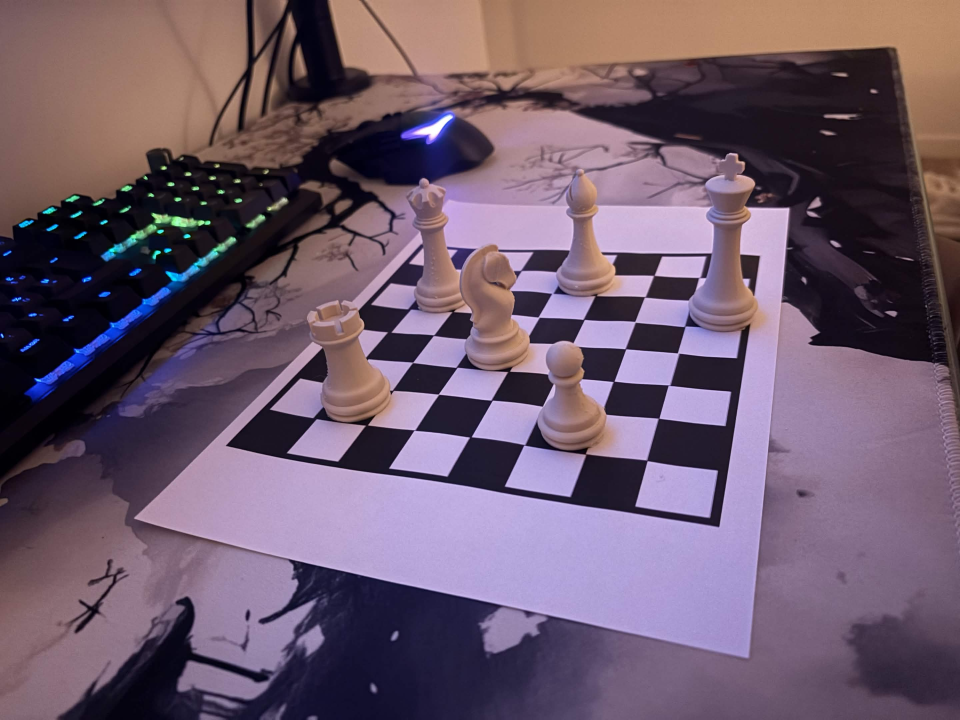
#> input picture images/image2.jpg, 2880 x 2160 px (shown at 1/3 size)
$ python -i chess_vision.py   (imports and definitions only)
#> lines starting #> are read from the running program, lines starting #| are printed output that depends on the picture; after the words box and inside, x2 and y2 are one past the last pixel; in counts of white or black regions, pixels touching at a corner belong together
"""Vision de l'échiquier : photo -> état du plateau. Sans ROS (utilisé par chess_perception_node).

1. Plateau : findChessboardCorners échoue (les pièces cachent les coins). On détecte les cases
   noires visibles, on cherche par RANSAC la plus grande grille de damier cohérente, puis on la
   place dans le 8x8 en comparant les couleurs attendues (damier dedans, papier blanc autour).
   -> homographie image -> repère plateau (mètres).
2. Pièces : boîtes YOLO, doublons supprimés (même pièce vue en reine et en roi, tête du cavalier
   vue comme un pion, une seule pièce par case). vote() fusionne plusieurs images. Le bas de la boîte est projeté sur le plateau puis reculé d'un rayon de
   socle -> centre du socle.
3. Inclinaison (grossière) : hauteur de la boîte comparée à celle d'une pièce debout, avec la pose
   caméra estimée par solvePnP (focale supposée). Boîte plus large que haute -> pièce couchée.

Repère plateau : origine au coin extérieur de a1, x vers la colonne h, y vers la rangée 8.
Le plateau est symétrique : a1 = coin foncé le plus bas dans l'image (flip=True pour 180°).

Test hors ROS sur une photo, avec les détections YOLO déjà sauvées :
    python3 -m so101_perception.chess_vision images/image2.jpg --labels runs/detect/predict-10/labels/image2.txt
"""
from __future__ import annotations

import argparse
import json
from dataclasses import dataclass
from pathlib import Path

import cv2
import numpy as np

FILES = "abcdefgh"
WORK_WIDTH = 1600  # largeur de l'image de travail pour la détection du plateau
SQUARE_SIZE = 0.025  # côté d'une case (m), à mesurer

# Hauteur et rayon du socle (m), mesurés sur les photos. Transmis dans l'état publié.
PIECE_SPECS = {
    "pawn":   dict(height=0.040, base_r=0.0105),
    "rook":   dict(height=0.052, base_r=0.0115),
    "knight": dict(height=0.055, base_r=0.0115),
    "bishop": dict(height=0.064, base_r=0.0110),
    "queen":  dict(height=0.068, base_r=0.0115),
    "king":   dict(height=0.078, base_r=0.0125),
}

MIN_TILT_DEG = 30.0      # en dessous : considérée droite (mesure trop imprécise)
FALLEN_TILT_DEG = 45.0
MAX_ELEVATION_DEG = 65.0  # caméra plus haute : pas d'estimation d'inclinaison
NMS_IOU = 0.5


# --------------------------------------------------------------------------- plateau

# [4 lines left out: function square_of, not called in this run]


@dataclass
class Board:
    H_img2board: np.ndarray  # homographie pixel -> plateau (mètres)
    square_size: float
    corners_px: np.ndarray  # coins extérieurs en pixels : a1, h1, h8, a8
    n_squares_used: int

    @property
    def H_board2img(self) -> np.ndarray:
        return np.linalg.inv(self.H_img2board)

    def img_to_board(self, pts_px) -> np.ndarray:
        return _project(self.H_img2board, pts_px)

    def board_to_img(self, pts_board) -> np.ndarray:
        return _project(self.H_board2img, pts_board)

    def square_of(self, xy) -> str | None:
        """Nom de la case (ex. 'e4') contenant le point plateau xy, None si hors plateau."""
        return square_of(xy, self.square_size)

    # [4 lines left out: function flipped, not called in this run]


def board_from_corners(corners_px, square_size: float, n_used: int = 0) -> Board:
    """corners_px : coins extérieurs a1, h1, h8, a8 (pixels de l'image d'origine)."""
    corners_px = np.asarray(corners_px, dtype=np.float64).reshape(4, 2)
    L = 8 * square_size
    dst = np.array([(0, 0), (L, 0), (L, L), (0, L)], dtype=np.float64)
    H = cv2.getPerspectiveTransform(np.float32(corners_px), np.float32(dst))
    return Board(H_img2board=H, square_size=square_size, corners_px=corners_px, n_squares_used=n_used)


# --------------------------------------------------------------------------- outils

def _project(H, pts):
    pts = np.asarray(pts, dtype=np.float64).reshape(-1, 1, 2)
    return cv2.perspectiveTransform(pts, H).reshape(-1, 2)


def _dark_quads(gray):
    """Centres et coins des quadrilatères sombres (candidats cases noires)."""
    quads = []
    for block in (31, 51, 81):
        th = cv2.adaptiveThreshold(gray, 255, cv2.ADAPTIVE_THRESH_MEAN_C, cv2.THRESH_BINARY_INV, block, 10)
        for it in (1, 2, 3):
            er = cv2.erode(th, np.ones((3, 3), np.uint8), iterations=it)
            cnts, _ = cv2.findContours(er, cv2.RETR_LIST, cv2.CHAIN_APPROX_SIMPLE)
            for c in cnts:
                a = cv2.contourArea(c)
                if a < 150:
                    continue
                hull = cv2.convexHull(c)
                ap = cv2.approxPolyDP(hull, 0.08 * cv2.arcLength(hull, True), True)
                if len(ap) != 4 or not cv2.isContourConvex(ap):
                    continue
                if a / max(cv2.contourArea(ap), 1) < 0.8:
                    continue
                p = ap.reshape(4, 2).astype(np.float64)
                sides = np.linalg.norm(p - np.roll(p, 1, 0), axis=1)
                if sides.max() / sides.min() > 3:
                    continue
                if _is_dark(gray, p):
                    quads.append(p)
    # dédoublonnage : un seul quad (le plus grand) par centre
    quads.sort(key=lambda p: -cv2.contourArea(np.float32(p)))
    kept, centers = [], []
    for p in quads:
        c = p.mean(0)
        size = np.sqrt(cv2.contourArea(np.float32(p)))
        if all(np.linalg.norm(c - k) > 0.4 * size for k in centers):
            kept.append(p)
            centers.append(c)
    return kept, np.array(centers)


def _is_dark(gray, quad):
    """Le quad est plus sombre que son voisinage (élimine les cases blanches vues comme des
    trous dans la zone noire)."""
    c = quad.mean(0)
    inner = np.zeros(gray.shape, np.uint8)
    cv2.fillPoly(inner, [np.int32(c + 0.7 * (quad - c))], 255)
    outer = np.zeros(gray.shape, np.uint8)
    cv2.fillPoly(outer, [np.int32(c + 1.8 * (quad - c))], 255)
    cv2.fillPoly(outer, [np.int32(c + 1.1 * (quad - c))], 0)
    if not inner.any() or not outer.any():
        return False
    return gray[inner > 0].mean() < 0.75 * gray[outer > 0].mean()


def _fit_lattice(quads, centers):
    """RANSAC : renvoie (H grille->image, coords grille des cases noires inliers)."""
    unit = np.array([(0, 0), (1, 0), (1, 1), (0, 1)], dtype=np.float64)
    best = None
    for p in quads:
        H = cv2.getPerspectiveTransform(np.float32(unit), np.float32(p))  # case graine = [0,1]²
        lat = None
        for _ in range(6):
            if abs(np.linalg.det(H)) < 1e-12:
                break
            uv = _project(np.linalg.inv(H), centers) - 0.5
            ij = np.round(uv)
            res = np.linalg.norm(uv - ij, axis=1)
            ok = (res < 0.22) & (((ij[:, 0] + ij[:, 1]) % 2) == 0) & (np.abs(ij).max(1) <= 8)
            # une seule case détectée par cellule de la grille (la plus proche)
            cells = {}
            for k in np.flatnonzero(ok):
                key = (int(ij[k, 0]), int(ij[k, 1]))
                if key not in cells or res[k] < res[cells[key]]:
                    cells[key] = k
            if len(cells) < 4:
                break
            idx = np.array(list(cells.values()))
            lat = ij[idx]
            Hn, _ = cv2.findHomography(lat + 0.5, centers[idx], cv2.RANSAC, 4.0)
            if Hn is None:
                break
            H = Hn
        if lat is None:
            continue
        span = lat.max(0) - lat.min(0)
        if span.max() > 7:  # plus grand que le plateau : faux positif
            continue
        if best is None or len(lat) > len(best[1]):
            best = (H, lat)
    return best


def _place_on_board(gray, H, lat):
    """Décalage (oi, oj) tel que case_grille + (oi, oj) = case du plateau (0..7).
    Choisi en comparant les couleurs attendues des cases (damier dedans, blanc autour)."""
    h, w = gray.shape
    imin, jmin = lat.min(0).astype(int)
    imax, jmax = lat.max(0).astype(int)
    best = None
    for oi in range(-imin, 8 - imax):
        for oj in range(-jmin, 8 - jmax):
            parity = (oi + oj) % 2  # cases noires du plateau : (bi + bj) % 2 == parity
            score = 0
            for bi in range(-1, 9):
                for bj in range(-1, 9):
                    c = _project(H, [(bi - oi + 0.5, bj - oj + 0.5)])[0]
                    x, y = int(c[0]), int(c[1])
                    if not (5 <= x < w - 5 and 5 <= y < h - 5):
                        continue
                    v = float(np.median(gray[y - 4 : y + 5, x - 4 : x + 5]))
                    inside = 0 <= bi < 8 and 0 <= bj < 8
                    expected_dark = inside and (bi + bj) % 2 == parity
                    score += 1 if (v < 100) == expected_dark else -1
            if best is None or score > best[0]:
                best = (score, oi, oj)
    return best


def _refine_with_corners(gray, H, rounds=2):
    """Affine l'homographie avec les coins de cases visibles (plus précis que les centres des
    cases noires) : chaque coin prédit est ajusté par cornerSubPix et gardé s'il ressemble à
    un coin de damier (deux quadrants opposés sombres, les deux autres clairs)."""
    h, w = gray.shape
    blur = cv2.GaussianBlur(gray, (3, 3), 0)
    for _ in range(rounds):
        lat, px = [], []
        for i in range(-8, 9):
            for j in range(-8, 9):
                p = _project(H, [(i, j)])[0]
                step = np.linalg.norm(_project(H, [(i + 1, j)])[0] - p)
                win = int(max(3, 0.3 * step))
                if not (win + 2 < p[0] < w - win - 2 and win + 2 < p[1] < h - win - 2):
                    continue
                q = _project(H, [(i - 0.3, j - 0.3), (i + 0.3, j - 0.3), (i + 0.3, j + 0.3), (i - 0.3, j + 0.3)])
                if not ((q >= 2) & (q < [w - 2, h - 2])).all():
                    continue
                v = [float(blur[int(y), int(x)]) for x, y in q]
                if abs((v[0] + v[2]) - (v[1] + v[3])) / 2 < 40 or abs(v[0] - v[2]) > 40 or abs(v[1] - v[3]) > 40:
                    continue  # pas un coin de damier (caché par une pièce, ou bord)
                r = cv2.cornerSubPix(gray, np.float32([[p]]), (win, win), (-1, -1),
                                     (cv2.TERM_CRITERIA_EPS + cv2.TERM_CRITERIA_MAX_ITER, 30, 0.01)).reshape(2)
                if np.linalg.norm(r - p) < 0.25 * step:
                    lat.append((i, j))
                    px.append(r)
        if len(lat) < 8:
            return H
        Hn, _ = cv2.findHomography(np.float64(lat), np.float64(px), cv2.RANSAC, 2.0)
        if Hn is None:
            return H
        H = Hn
    return H


def detect_board(img_bgr: np.ndarray, square_size: float = SQUARE_SIZE, hide=None) -> Board:
    """hide : coins (4, 2) d'un marqueur ArUco à masquer (ses carrés noirs ressemblent à des cases)."""
    gray = cv2.cvtColor(img_bgr, cv2.COLOR_BGR2GRAY)
    if hide is not None:
        c = hide.mean(0)
        gray = gray.copy()
        cv2.fillConvexPoly(gray, np.int32(c + 1.3 * (hide - c)), 255)
    scale = WORK_WIDTH / gray.shape[1]
    small = cv2.resize(gray, None, fx=scale, fy=scale, interpolation=cv2.INTER_AREA)

    quads, centers = _dark_quads(small)
    if len(quads) < 4:
        raise RuntimeError("Pas assez de cases noires visibles. Utiliser --corners.")
    fit = _fit_lattice(quads, centers)
    if fit is None:
        raise RuntimeError("Aucune grille de damier trouvée. Utiliser --corners.")
    H, lat = fit
    # seuil noir/blanc adaptatif pour le placement
    norm = cv2.normalize(small, None, 0, 255, cv2.NORM_MINMAX)
    placed = _place_on_board(norm, H, lat)
    if placed is None:
        raise RuntimeError("Impossible de situer la grille dans le plateau 8x8. Utiliser --corners.")
    _, oi, oj = placed
    H = _refine_with_corners(small, H)

    # coins extérieurs (coords plateau en cases) -> coords grille -> pixels
    outer = np.array([(0, 0), (8, 0), (8, 8), (0, 8)], dtype=np.float64) - (oi, oj)
    outer_px = _project(H, outer) / scale
    # Coins foncés du plateau : (0,0)/(8,8) si parité paire, sinon (8,0)/(0,8).
    # a1 (case foncée) = le coin foncé le plus bas dans l'image.
    dark = (0, 2) if (oi + oj) % 2 == 0 else (1, 3)
    a1 = max(dark, key=lambda k: outer_px[k][1])
    corners = np.array([outer_px[(a1 + k) % 4] for k in range(4)])  # a1, h1, h8, a8 ou a1, a8, h8, h1
    # Repère direct vu du dessus : avec y image vers le bas, a1->h1 puis a1->a8 tourne en sens horaire
    v1, v2 = corners[1] - corners[0], corners[3] - corners[0]
    if v1[0] * v2[1] - v1[1] * v2[0] > 0:
        corners = corners[[0, 3, 2, 1]]
    return board_from_corners(corners, square_size, n_used=len(lat))


# [12 lines left out: function draw_board, not called in this run]

# --------------------------------------------------------------------------- position du bras (ArUco)
# Un marqueur ArUco scotché sur la table, à un endroit fixe et mesuré une fois par rapport au
# bras, donne la position du plateau par rapport au bras à chaque image : le plateau et le
# marqueur sont sur le même plan (la table), l'homographie du plateau donne donc la position du
# marqueur dans le repère plateau, et on en déduit le passage plateau -> bras.

ARUCO_DICT = cv2.aruco.DICT_4X4_50


# [12 lines left out: function find_marker, not called in this run]


def _rot(deg):
    a = np.radians(deg)
    return np.array([[np.cos(a), -np.sin(a)], [np.sin(a), np.cos(a)]])


# [277 lines left out: functions marker_corners_robot, board_pose_from_marker, make_marker_sheet, _overlap, nms_class_agnostic, camera_pose and 10 more, not called in this run]


# [2 lines not run here, left out]

>>> import cv2
>>> picture = cv2.imread('../../../../images/image2.jpg')
#> picture is the input picture: shape (2160, 2880, 3); mean B, G, R 108.1, 90.2, 110.2
>>> result = detect_board(picture)
#> in detect_board, `gray = cv2.cvtColor(img_bgr, cv2.COLOR_BGR2GRAY)`:
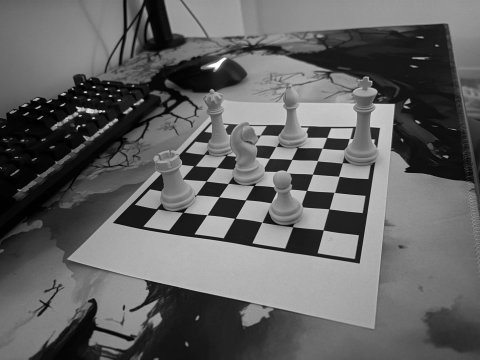
#> gray: shape (2160, 2880) (shown at 1/6 size); min 0, max 255, mean 98.2
#> the loop in _dark_quads, `for block in (31, 51, 81):` made 3 passes
#> pass 1, in _dark_quads, `th = cv2.adaptiveThreshold(gray, 255, cv2.ADAPTIVE_THRESH_MEAN_C, cv2...`:
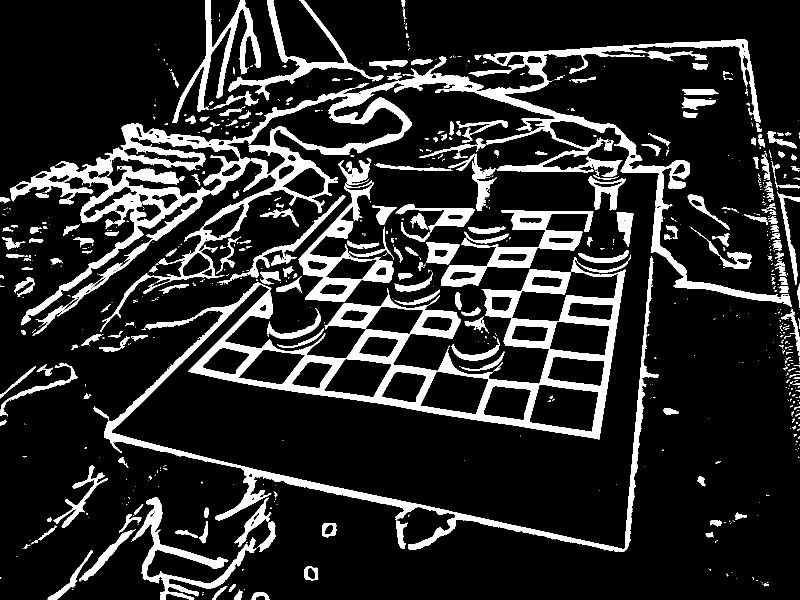
#> th: shape (1200, 1600) (shown at 1/2 size); 15.5% white; 814 white regions (556 under 20 px), largest, box (x1, y1, x2, y2) and area: (21, 79, 1584, 671) 93814, (208, 509, 1318, 1104) 83387, (882, 420, 1187, 573) 11146
#> pass 2, in _dark_quads, `th = cv2.adaptiveThreshold(gray, 255, cv2.ADAPTIVE_THRESH_MEAN_C, cv2...`:
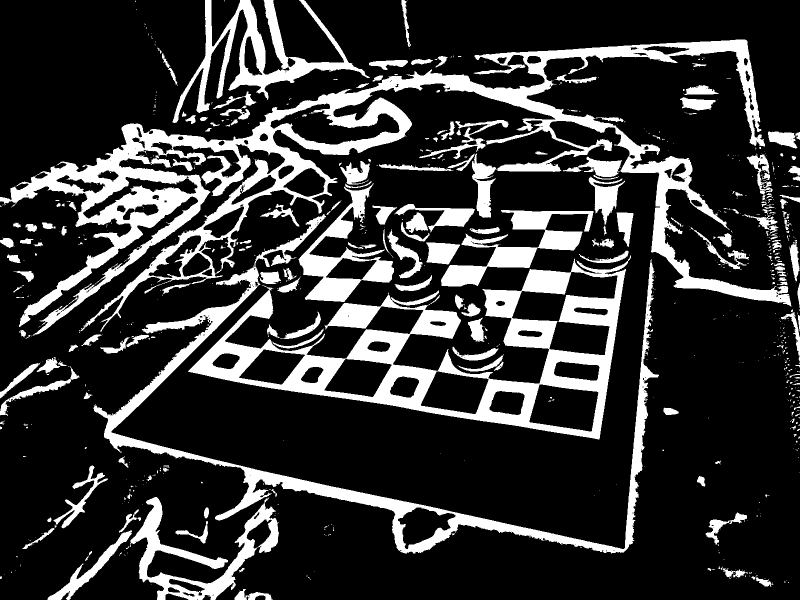
#> th: shape (1200, 1600) (shown at 1/2 size); 20.4% white; 788 white regions (587 under 20 px), largest, box (x1, y1, x2, y2) and area: (0, 79, 1583, 671) 131173, (376, 510, 1262, 879) 77331, (187, 428, 1318, 1107) 44943
#> pass 3, in _dark_quads, `th = cv2.adaptiveThreshold(gray, 255, cv2.ADAPTIVE_THRESH_MEAN_C, cv2...`:
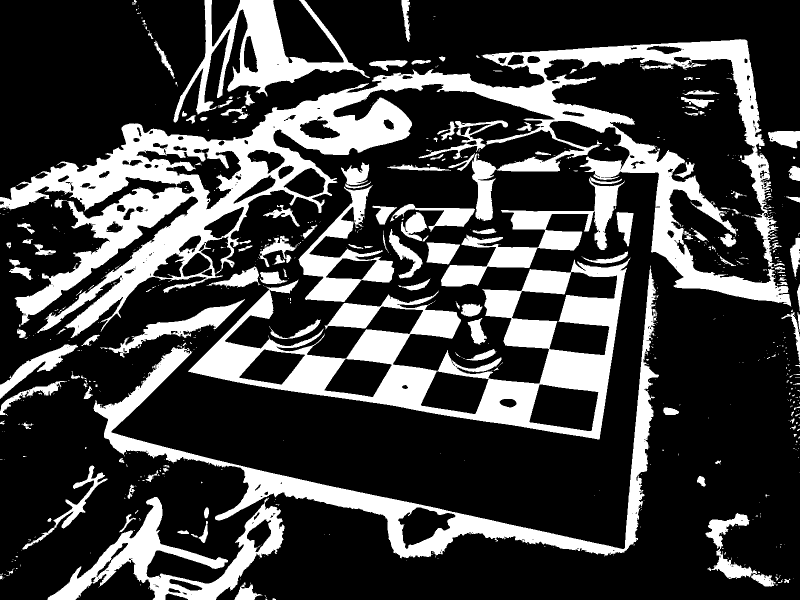
#> th: shape (1200, 1600) (shown at 1/2 size); 25.2% white; 727 white regions (562 under 20 px), largest, box (x1, y1, x2, y2) and area: (0, 78, 1583, 676) 188966, (376, 515, 1261, 879) 91014, (187, 531, 1318, 1117) 52868
#> after the loop in _dark_quads, `for block in (31, 51, 81):`:
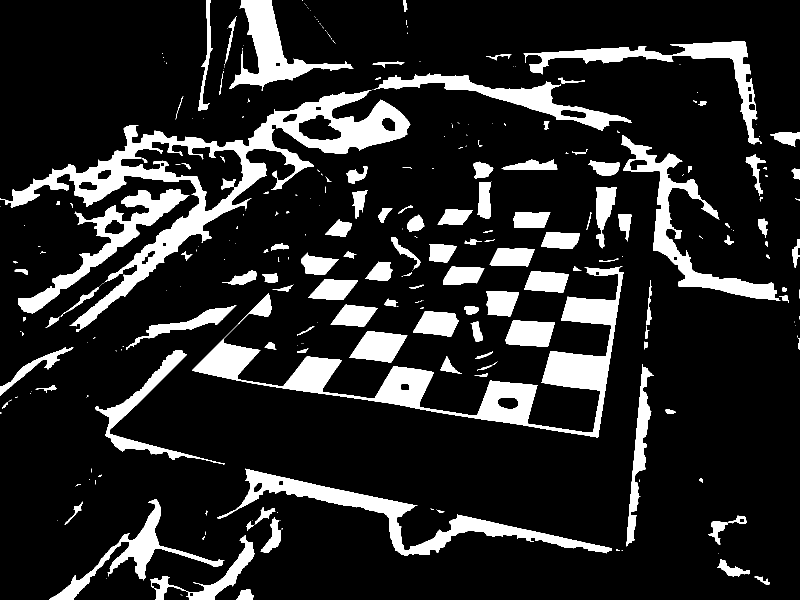
#> er: shape (1200, 1600) (shown at 1/2 size); 15% white; 278 white regions (146 under 20 px), largest, box (x1, y1, x2, y2) and area: (0, 180, 821, 664) 53292, (384, 532, 1247, 875) 44128, (434, 937, 1224, 1112) 20175
#> after the loop in _dark_quads, `for block in (31, 51, 81):`: quads = 175 items
#> the loop in _dark_quads, `for p in quads:` made 175 passes
#> (p, c, size) on passes 1 to 3: ([[1102, 713], [1210, 718], [1206, 771], [1094, 760]], [1153, 740.5], 74.48), ([[982, 770], [1064, 777], [1049, 843], [963, 830]], [1014.5, 805], 73.91), ([[1103, 714], [1209, 719], [1205, 770], [1095, 759]], [1153, 740.5], 72.33)
#> after the loop in _dark_quads, `for p in quads:`: centers = 33 pairs, first value 26.75 to 1457, second value 137.8 to 1183.8; kept = 33 items
#> in _fit_lattice, `unit = np.array([(0, 0), (1, 0), (1, 1), (0, 1)], dtype=np.float64)`: unit = [[0, 0], [1, 0], [1, 1], [0, 1]]
#> the loop in _fit_lattice, `for p in quads:` made 33 passes
#> p on passes 1, 2, 5, 7, 12, 15, 17, 18: [[1102, 713], [1210, 718], [1206, 771], [1094, 760]], [[982, 770], [1064, 777], [1049, 843], [963, 830]], [[788, 741], [855, 750], [834, 808], [760, 795]], [[402, 728], [441, 692], [502, 705], [470, 752]], [[613, 721], [667, 727], [643, 778], [580, 769]], [[596, 247], [644, 229], [683, 273], [615, 277]], [[854, 523], [854, 486], [918, 490], [895, 527]], [[677, 518], [649, 549], [610, 546], [615, 505]]
#> in detect_board, `H, lat = fit`: H = [[86.56, 70.51, 691], [-17.02, -6.95, 722.1], [0.063, -0.0245, 1]]; lat = 19 rows, first 8: [0, 4], [-1, 3], [0, 0], [1, 3], [-1, 1], [3, 3], [-1, -3], [4, 2]
#> in _place_on_board, `imin, jmin = lat.min(0).astype(int)`: imin = -1; jmin = -3
#> in _place_on_board, `imax, jmax = lat.max(0).astype(int)`: imax = 6; jmax = 4
#> the loop in _place_on_board, `for oi in range(-imin, 8 - imax):` made 1 pass
#> after the loop in _place_on_board, `for oi in range(-imin, 8 - imax):`: best = (76, 1, 3)
#> in detect_board, `_, oi, oj = placed`: oi = 1; oj = 3
#> the loop in _refine_with_corners, `for _ in range(rounds):` made 2 passes
